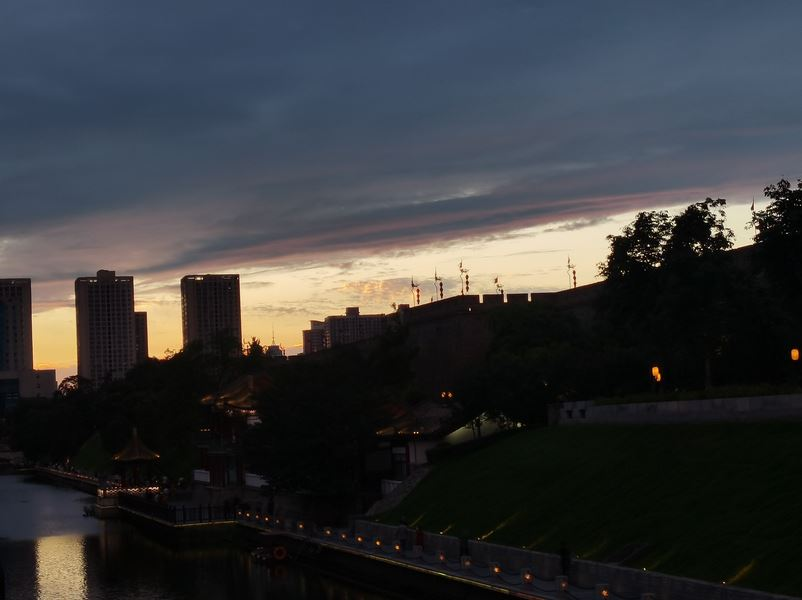
#> input picture image1.jpg, 802 x 600 px
$ python 'Gamma transform.py'
#> lines starting #> are read from the running program, lines starting #| are printed output that depends on the picture
import numpy as np
import matplotlib.pyplot as plt
import cv2


img = cv2.imread('image1.jpg')
#> img is the input picture: shape (600, 802, 3); mean B, G, R 59.1, 56.6, 55
img = img.astype(np.float32) / 255.0


def gamma_correction(img, gamma):
#> called with gamma = 0.5
    return np.power(img, gamma)
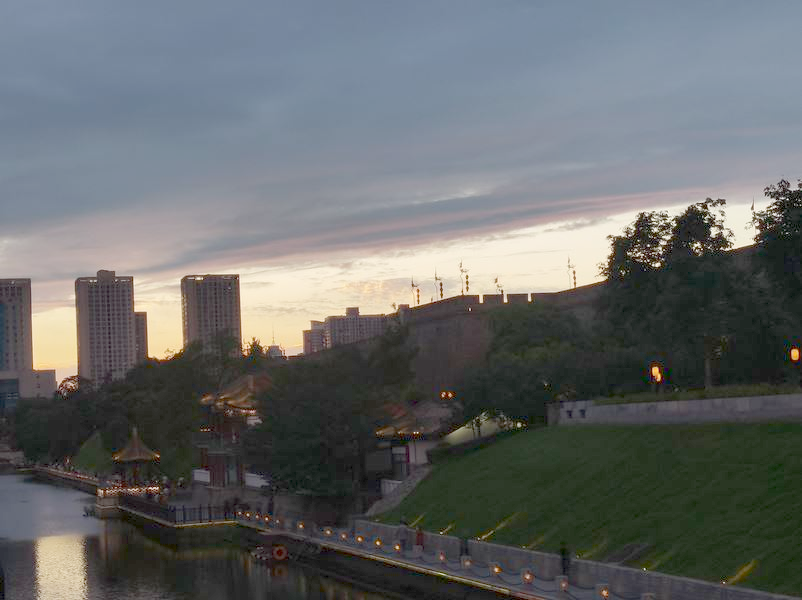
#> returned value: shape (600, 802, 3) float32; mean of channels 0, 1, 2 0.418, 0.415, 0.403; drawn as B, G, R


gamma = 0.5
img_gamma = gamma_correction(img, gamma)

plt.subplot(1, 2, 1)
plt.imshow(cv2.cvtColor(img, cv2.COLOR_BGR2RGB))

plt.title('原图像', fontdict={'family': 'KaiTi', 'size': 10})

plt.subplot(1, 2, 2)
plt.imshow(cv2.cvtColor(img_gamma, cv2.COLOR_BGR2RGB))


plt.title('伽马变换后图像', fontdict={'family': 'KaiTi', 'size': 10})
plt.show()
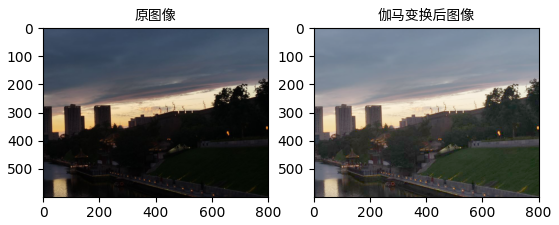
#> figure drawn by matplotlib, 2 panels

cv2.imwrite("image2.jpg", img_gamma * 255)  # 保存伽马变换后的图像

$ run again, with Gamma transform.PNG saved as image1.jpg
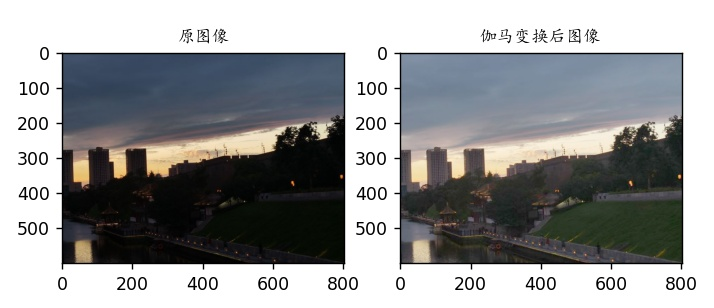
#> input picture Gamma transform.PNG, 714 x 308 px
#> img is the input picture: shape (308, 714, 3); mean B, G, R 155.7, 155, 153.8
#> in gamma_correction, `return np.power(img, gamma)`:
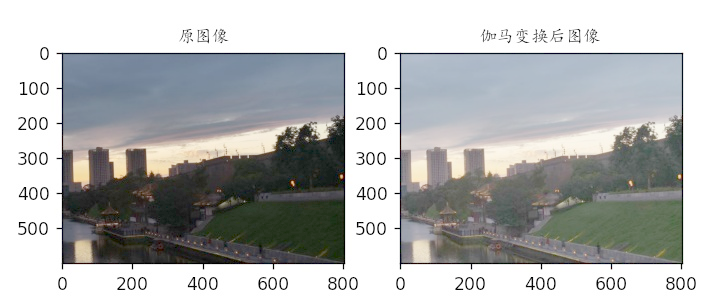
#> returned value: shape (308, 714, 3) float32; mean of channels 0, 1, 2 0.718, 0.719, 0.713; drawn as B, G, R
#> `plt.show()`:
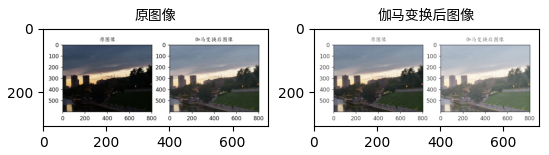
#> figure drawn by matplotlib, 2 panels

$ run again, with Histogram equalization.PNG saved as image1.jpg
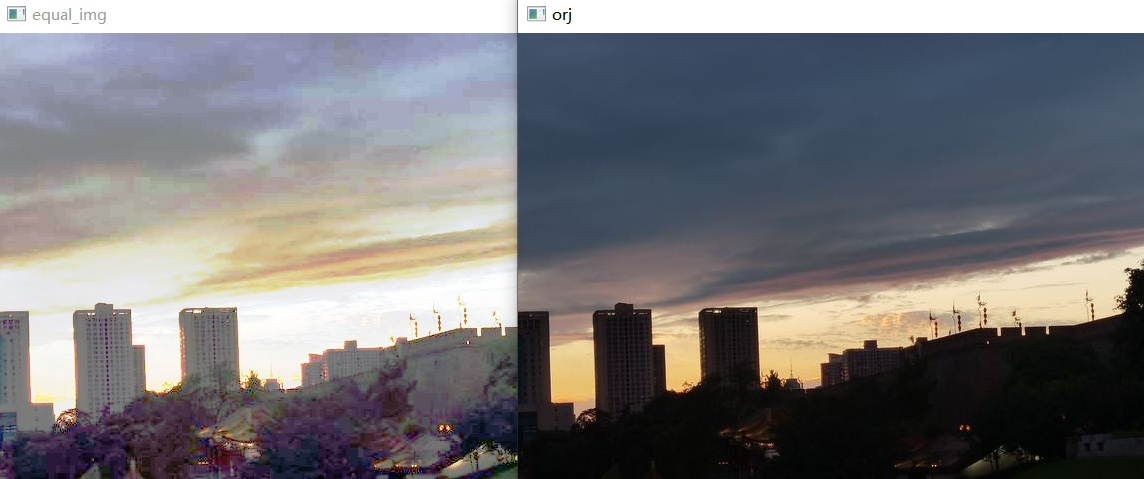
#> input picture Histogram equalization.PNG, 1144 x 479 px
#> img is the input picture: shape (479, 1144, 3); mean B, G, R 122.1, 119.5, 120.7
#> in gamma_correction, `return np.power(img, gamma)`:
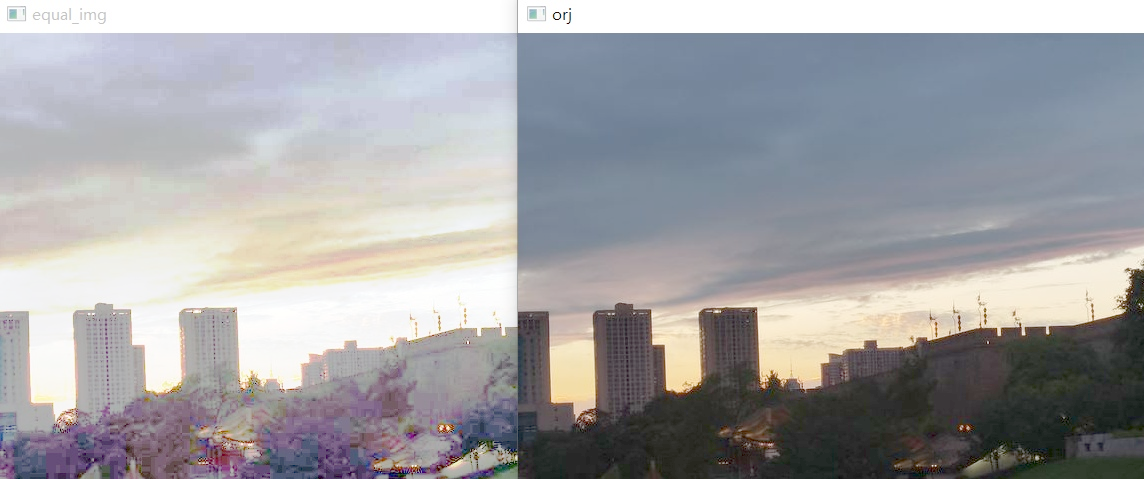
#> returned value: shape (479, 1144, 3) float32; mean of channels 0, 1, 2 0.649, 0.638, 0.639; drawn as B, G, R
#> `plt.show()`:
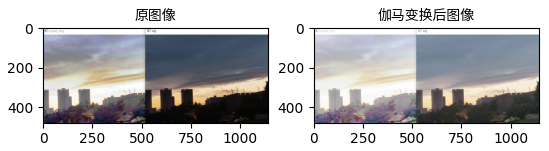
#> figure drawn by matplotlib, 2 panels
